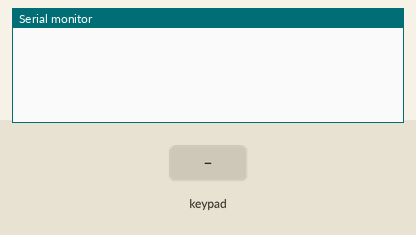
Recording of a program running on a simulated Arduino Uno, built with avr-gcc and run on an emulated ATmega328P. Shown: the last lines printed to the serial monitor. The inputs (shaded band) are chosen by the test bench.

Above: at 1.2 s.
1.3 s: key '1' pressed
At 2.5 s:
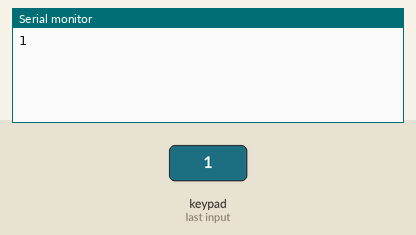
2.8 s: keypad keys 5 4 3 2 # pressed 0.4 s apart
At 5.0 s:
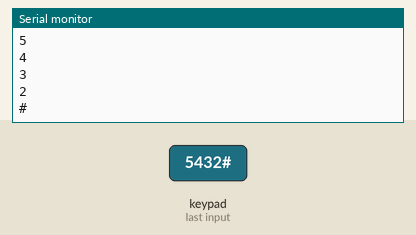
6.3 s: key 'A' pressed
At 7.5 s:
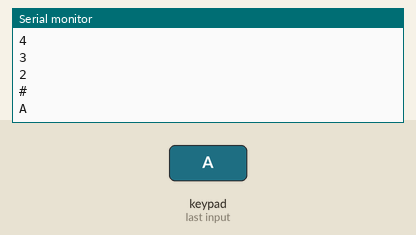
7.8 s: keypad keys 5 4 3 2 * pressed 0.4 s apart
At 9.9 s:
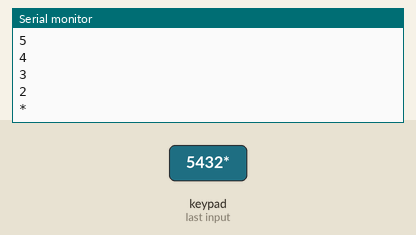
11.3 s: key 'B' pressed
At 12.5 s:
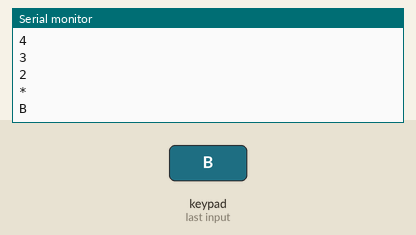
12.8 s: keypad keys 5 4 3 2 D pressed 0.4 s apart
At 14.8 s:
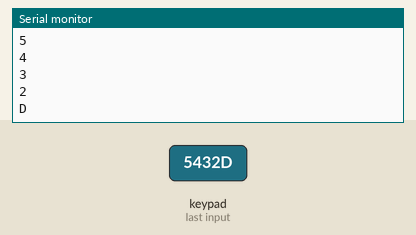
Timing chart, 0 to 16.3 s (numbered marks = the images above; inputs shaded):
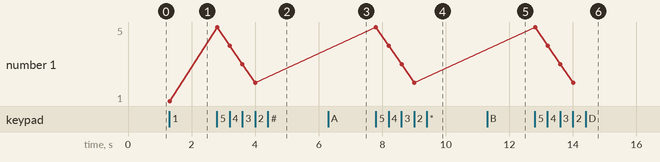

The program:

main.cpp
```cpp
#include <Arduino.h>

/*
 * 30 Days - Lost in Space
 * Day 11 - Starting your control panel
 *
 * Learn more at https://learn.inventr.io/adventure
 *
 * Today we introduce you to a 4x4 button Keypad.  This keypad is very similar to
 * what is found on a calculator or even a digital phone.  This keypad uses only 8
 * pins to encode 16 buttons by dividing the keypad into rows and columns.  When
 * a button is pressed it can be identified by finding which row pin and which column
 * pin are pressed.
 *
 * We simplify this process by using a library written for decoding similar keypads.
 *
 * Alex Eschenauer
 * David Schmidt
 * Greg Lyzenga
 */

/*
 * Arduino concepts introduced/documented in this lesson.
 * - libraries: Code provided by others that we can use in our sketches
 * - char type: Represents a single character like 'A', 'd', '4' or '*'.
 * - arrays:    Variables of the same type arranged as a list where each item
 *              can be accessed using an index.  Arrays can be one dimensional
 *              like a list (with one index) or two dimensional like a spreadsheet
 *              table with rows and columns (using row and column indexes).
 *
 * Parts and electronics concepts introduced in this lesson.
 */

// Explicitly include Arduino.h
#include "Arduino.h"

/*
 * Instead of writing all the code necessary to check all 8 pins and calculate
 * which button is pressed we will use a "library" that has already been written
 * for us and simply call functions in that library.
 *
 * Please refer to the lesson and lesson videos to load the Keypad library into
 * your Arduino IDE before you use it for the first time.
 *
 * In order to use the Keypad library we include the file "Keypad.h".
 */
#include <Keypad.h>

// Our keypad has 4 rows, each with 4 columns.
const byte ROWS = 4;
const byte COLS = 4;

/*
 * A one dimensional array is like a list of similar variables.  We use an "index" number
 * to access each item.  To access values in an array we use the name of the array followed
 * immediately by the index in square brackets: name[index].  The index can either be a
 * constant ("name[3]") or a variable containing a value:
 *
 * byte my_index = 3;
 * name[my_index] = value;
 *
 * Indexes start with zero, not one.  Think of the index as a number *added* to the first
 * location.  So, to access the first item in our array we add 0.  To access the second
 * item in the array we add 1.
 *
 * In our first array below, ROW_PINS[0] is set to 5 and ROW_PINS[2] is 3.
 */

// These constant arrays contain the pins connected to the keypad's row and column pins.
const byte ROW_PINS[ROWS] = { 5, 4, 3, 2 };
const byte COL_PINS[COLS] = { 6, 7, 8, 9 };

/*
  * Character Type (char)
  *
  * In Arduino C++ we have previousluy used strings of characters using double quotes ("my
  * string").  But for a single character we need to use single quotes to indicate that there
  * is just ONE character ('A').
  */

/*
 * Two dimensional array
 *
 * A two dimensional array combines multiple rows of one-dimensional array into a table
 * using two indexes using square brackets.  To access any item in the array the first
 * index is added to the row, and then the second index is added to the column.
 *
 * In the BUTTONS array below BUTTONS[0][0] is set to the character '1' and BUTTONS[2][3]
 * is set to the character 'C'.
 */

// Since the keypad has 4 rows of 4 columns each we use a two dimensional array to
// configure what character will be returned when each button is pressed.
const char BUTTONS[ROWS][COLS] = {
  { '1', '2', '3', 'A' },  // Row 0
  { '4', '5', '6', 'B' },  // Row 1
  { '7', '8', '9', 'C' },  // Row 2
  { '*', '0', '#', 'D' }   // Row 3
};

/*
 * Using the Keypad.h Library, we are going to define a custom keypad to return
 * the characters we wish when each key is pressed.
 *
 * To do this, we create a heroKeypad object configured with our BUTTONS array,
 * the pins used for the rows and columns and lastly how many rows and how many
 * columns are on our kepad.
 *
 * NOTE: this also does the proper pinMode() commands so we don't need them in our setup()
 */
Keypad heroKeypad = Keypad(makeKeymap(BUTTONS), ROW_PINS, COL_PINS, ROWS, COLS);

void setup() {
  Serial.begin(9600);  // Initialize the serial monitor
}

void loop() {
  // heroKeypad.waitForKey() will wait here until any button is pressed and
  // returns the character we defined in our BUTTONS array.
  char pressedButton = heroKeypad.waitForKey();  // Wait until a button is pressed

  // Display the character returned for the button that was pressed.
  Serial.println(pressedButton);
}
```

Measured:
- after the input at 1.3 s, the serial monitor: prints a new line at once (image 1)
- after the input at 2.8 s, the serial monitor: prints a new line at once (image 2)
- after the input at 6.3 s, the serial monitor: prints a new line at once (image 3)
- after the input at 7.8 s, the serial monitor: prints a new line at once (image 4)
- after the input at 11.3 s, the serial monitor: prints a new line at once (image 5)
- after the input at 12.8 s, the serial monitor: prints a new line at once (image 6)
- plotted number 1: 1 → 2 after the input at 2.8 s
